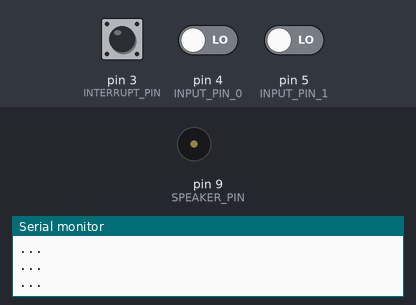
Bench run of a sketch on a simulated Arduino Uno, built with avr-gcc and run on an emulated ATmega328P. Shown: buzzer (waves = sounding), the last lines printed to the serial monitor. The inputs (shaded band) are chosen by the test bench; at power-on: pin 3 (INTERRUPT_PIN) LOW, pin 4 (INPUT_PIN_0) LOW, pin 5 (INPUT_PIN_1) LOW.

Above: at 8.1 s.
8.2 s: pin 3 (INTERRUPT_PIN) pulled HIGH for 1 s
10.7 s: pin 3 (INTERRUPT_PIN) driven HIGH and pin 4 (INPUT_PIN_0) driven HIGH
At 11.8 s:
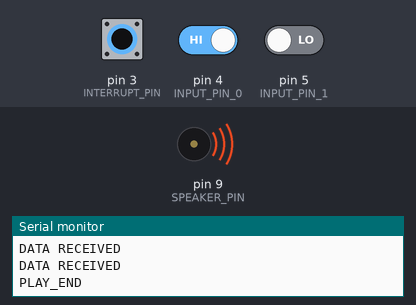
Timing chart, 0 to 18.2 s (numbered marks = the images above; inputs shaded):
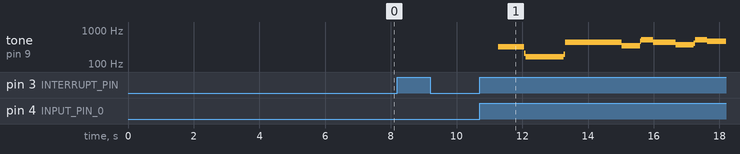

The sketch:

node_3.ino
```cpp
//Node 3 will be written in Arduino IDE

//Notes
#define  c3    7634
#define  d3    6803
#define  e3    6061
#define  f3    5714
#define  g3    5102
#define  a3    4545
#define  b3    4049
#define  c4    3816    // 261 Hz
#define  d4    3401    // 294 Hz
#define  e4    3030    // 329 Hz
#define  f4    2865    // 349 Hz
#define  g4    2551    // 392 Hz
#define  a4    2272    // 440 Hz
#define  a4s   2146
#define  b4    2028    // 493 Hz
#define  c5    1912    // 523 Hz
#define  d5    1706
#define  d5s   1608
#define  e5    1517    // 659 Hz
#define  f5    1433    // 698 Hz
#define  g5    1276
#define  a5    1136
#define  a5s   1073
#define  b5    1012
#define  c6    955
#define  R     0        //REST

//List of songs
#define SONG_COUNT 3 //2 songs, 1 mute, and 2 game sounds
#define SONG_LENGTH 40
unsigned int songList[SONG_COUNT+2][SONG_LENGTH]=
{
  /*STARWARS IMPERIAL MARCH */  {a4,500, R,50 ,a4,500, R,50 ,a4,500 ,f4,400 ,c5,200 ,a4,600 ,f4,400 ,c5,200 ,a4,600 ,e5,500 ,e5,500 ,e5,500 ,f5,400 ,c5,200 ,g5,600 ,f5,400 ,c5,200 ,a4,600}
  /*STARWARS THEME */         ,{f4,210, f4,210, f4,210,  a4s,1280,   f5,1280,  d5s,210,  d5,210,  c5,210, a5s,1280, f5,640, d5s,210,  d5,210,  c5,210, a5s,1280, f5,640, d5s,210, d5,210, d5s,210,c5,1280, R,0}
  /*MUTE*/                    ,{R,1000 ,R,0 ,R,0 ,R,0 ,R,0 ,R,0 ,R,0 ,R,0 ,R,0 ,R,0 ,R,0 ,R,0 ,R,0 ,R,0 ,R,0 ,R,0 ,R,0 ,R,0 ,R,0 ,R,0}
  /* STARTUP */               ,{c4,100 ,a4,100 ,c5,400 ,d5s,500 ,e4,150 ,R,10000 ,R,500 ,R,0 ,R,0 ,R,0 ,R,0 ,R,0 ,R,0 ,R,0 ,R,0 ,R,0 ,R,0 ,R,0 ,R,0 ,R,0}
  /* END GAME */              ,{e4,800 ,e3,1200 ,R,5000 ,R,0 ,R,0 ,R,0 ,R,0 ,R,0 ,R,0 ,R,0 ,R,0 ,R,0 ,R,0 ,R,0 ,R,0 ,R,0 ,R,0 ,R,0 ,R,0 ,R,0}
};

//Music variables
int current_song;
int volume;
int start;

//Communication variable
#define NO_MESSAGE 0
#define PLAY_STARTUP 1
#define PLAY_END 2
#define NEXT_SONG 3
#define PREV_SONG 4
int last_message;

//Control pins
#define INTERRUPT_PIN 3
#define INPUT_PIN_0 4
#define INPUT_PIN_1 5
#define SPEAKER_PIN 9

void setup()
{
  //Setup variables
  current_song = 0;
  start = 0;

  //LAST MESSAGE
  last_message = NO_MESSAGE;

  //Setup interrupt pin
  attachInterrupt(digitalPinToInterrupt(INTERRUPT_PIN), ISR0, RISING);

  //Setup other pins
  pinMode(INPUT_PIN_0,INPUT);
  pinMode(INPUT_PIN_1,INPUT);

  //Setup output pin
  pinMode(SPEAKER_PIN, OUTPUT);

  //Activate Serial
  Serial.begin(9600);

  //Waits for node 1 to enable music
  while (!start)
  {
    Serial.println("...");
    if (last_message != NO_MESSAGE)
    {
      last_message = NO_MESSAGE;
      break;
    }
  }

  Serial.println("SETUP COMPLETED");
  delay(3000);
}

void loop()
{
  //Main operating loop, always listens for commands with interrupt pin
  play_song(songList[current_song]);

  //Check for message from node 1
  if (last_message != NO_MESSAGE) listenForData();
}
```

control.ino
```cpp
//Control function, changes volume, song etc
void ISR0()
{
  bool CTRL_MODE = digitalRead(INPUT_PIN_0);
  bool DIRECTION = digitalRead(INPUT_PIN_1);

  //Update last message
  if (CTRL_MODE)
  {
    if (DIRECTION) last_message = PLAY_STARTUP;
    else last_message = PLAY_END;
  }
  else
  {
    if (DIRECTION) last_message = NEXT_SONG;
    else last_message = PREV_SONG;
  }

}

void listenForData()
{
  Serial.println("DATA RECEIVED");
  //Starts game if not started yet
  if (!start)
  {
    start = 1;
    return;
  }

  switch (last_message)
  {
    case (NO_MESSAGE):
    {
      Serial.println("NO_MESSAGE");
      return;
    }
    case (PLAY_STARTUP):
    {
      last_message = NO_MESSAGE;
      Serial.println("PLAY_STARTUP");
      play_song(songList[3]);
      return;
    }
    case (PLAY_END):
    {
      last_message = NO_MESSAGE;
      Serial.println("PLAY_END");
      play_song(songList[4]);
      return;
    }
    case (NEXT_SONG):
    {
      last_message = NO_MESSAGE;
      Serial.println("NEXT_SONG");
      if (current_song < SONG_COUNT - 1) current_song++;
      return;
    }
    case (PREV_SONG):
    {
      last_message = NO_MESSAGE;
      Serial.println("PREV_SONG");
      if (current_song > 0) current_song--;
      return;
    }
  }


}
```

music_player.ino
```cpp
void play_song(int* song) //Plays current song
{

  for (int note = 0; note < SONG_LENGTH; note += 2)
  {

    if (song[note] == R)//If note is pause, we pause
    {
       digitalWrite(SPEAKER_PIN, LOW);
       delayMicroseconds(song[note+1]);
    }
    else //Else we play the note
    {
      for (int duration = 0; duration < song[note+1]; duration += song[note]/1000)
      {
        if (last_message != NO_MESSAGE) return;

          //Plays note
         digitalWrite(SPEAKER_PIN, HIGH);
         delayMicroseconds(song[note]/2);

         digitalWrite(SPEAKER_PIN, LOW);
         delayMicroseconds(song[note]/2);

      }
    }
  }
}
```

Measured:
- by itself, tone on pin 9 (SPEAKER_PIN): plays 325 Hz for 0.80 s, 205 Hz for 0.04 s, 164 Hz for 1.2 s, 193 Hz for 0.04 s, 435 Hz for 1.7 s, 346 Hz for 0.56 s … (13 notes in this stretch)
